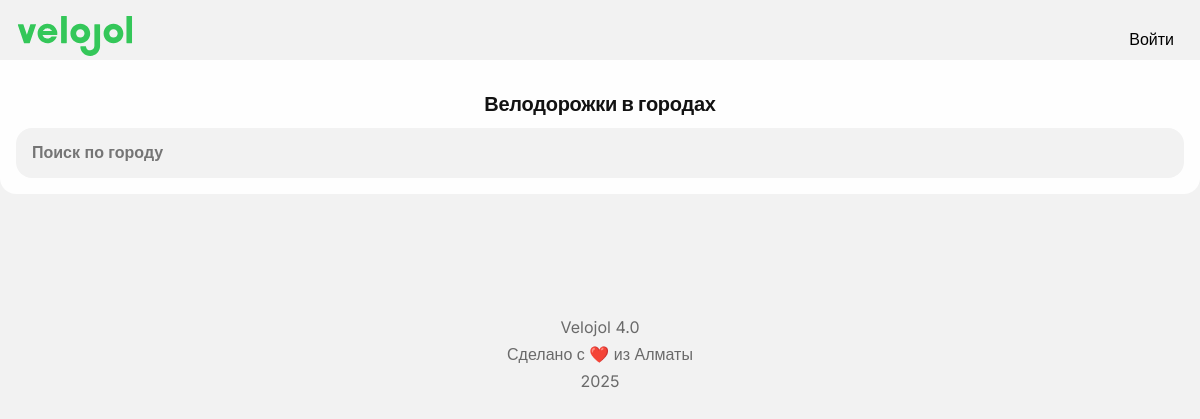
Before: /cities with the older database file.
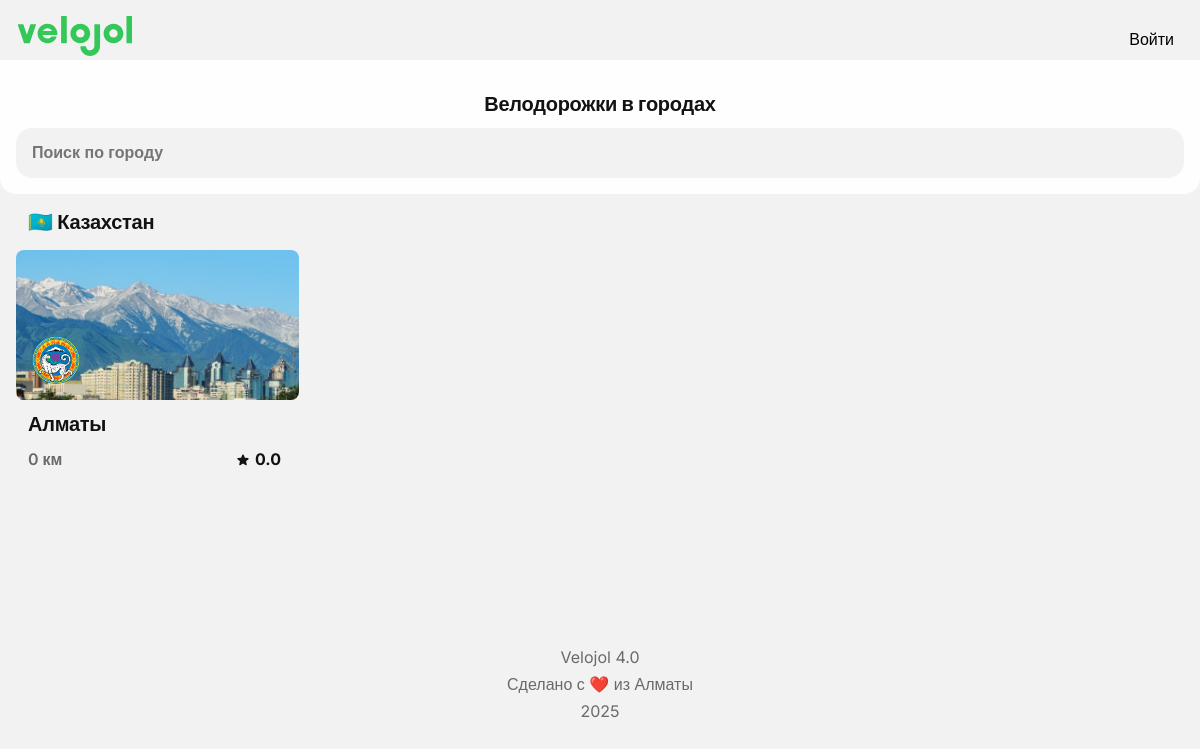
After: the same page with the newer database file.
### app/models/city.py (models this page shows, shortened)
class City(db.Model):
    __tablename__ = 'cities'
    id = db.Column(db.Integer, primary_key=True)
    city_id = db.Column(db.String(50), unique=True, nullable=False)
    name = db.Column(db.String(100), nullable=False)
    country = db.Column(db.String(100), nullable=False)
    distance = db.Column(db.Integer, default=0)  # километры велодорожек (кэш)
    rating = db.Column(db.Float, default=0.0)  # рейтинг города (кэш)
    coords_lat = db.Column(db.Float, nullable=False)
    coords_lng = db.Column(db.Float, nullable=False)
    zoom = db.Column(db.Integer, default=12)
    coat_of_arms = db.Column(db.String(256), nullable=True)
    background_image = db.Column(db.String(256), nullable=True)
    status = db.Column(db.String(20), default='active')
    created_at = db.Column(db.DateTime, default=datetime.utcnow)
    updated_at = db.Column(db.DateTime, default=datetime.utcnow, onupdate=datetime.utcnow)
    bikelanes = db.relationship('BikeLane', backref='city_obj', lazy=True)
    def get_approved_bikelanes(self):
        return [bl for bl in self.bikelanes if bl.status == 'approved']
    def get_total_distance(self):
        total = 0
        for bikelane in self.get_approved_bikelanes():
            length = bikelane.calculate_length()
            if length:
                total += length
        return round(total, 2)
    def get_average_rating(self):
        approved = self.get_approved_bikelanes()
        if not approved:
            return 0.0
        total_quality = sum(bl.quality for bl in approved)
        return round(total_quality / len(approved), 1)

### app/routes/public.py (the view, shortened to what this page needs)
@bp.route('/')
@bp.route('/cities')
def cities():
    search_query = request.args.get('search', '').strip()
    query = City.query.filter_by(status='active')
    cities_list = query.order_by(City.name).all()
    cities_by_country = {}
    for city in cities_list:
        country = city.country
        if country not in cities_by_country:
            cities_by_country[country] = []
        cities_by_country[country].append(city)
    countries_sorted = sorted(cities_by_country.items())
    return render_template('public/cities.html',
                         cities_by_country=countries_sorted,
                         search_query=search_query,
                         total_cities=len(cities_list))

### app/templates/public/cities.html (shortened to what this page needs)
{% extends "base.html" %}
{% block head %}
<link rel="stylesheet" href="{{ url_for('static', filename='css/cities.css') }}">
{% endblock %}
{% block content %}
<div class="cities-header">
        <h3 class="prime100">Велодорожки в городах</h3>
        <input type="text" id="citySearch"
                class="form-input search-input"
                placeholder="Поиск по городу">
</div>
<div class="cities-container">
    {% if cities_by_country %}
        {% for country, cities in cities_by_country %}
        <div class="country-section">
            <h3 class="prime100 country-name">{{ country }}</h3>
            <div class="cities-grid">
                {% for city in cities %}
                <a href="{{ url_for('public.city', city_id=city.city_id) }}" class="city-card">
                    {% if city.coat_of_arms %}
                        <img src="{{ url_for('static', filename=city.coat_of_arms) }}"
                             alt="Герб {{ city.name }}"
                             class="city-coat">
                    {% endif %}
                    {% if city.background_image %}
                    <div class="city-background" style="background-image: url('{{ url_for('static', filename=city.background_image) }}');"></div>
                    {% else %}
                    <div class="city-background city-background-default"></div>
                    {% endif %}
                    <div class="city-content">
                        <h3 class="city-name prime100">{{ city.name }}</h3>
                        <div class="city-stats">
                            <span>
                                <p class="secondary100 fw600">{{ city.get_total_distance() }}</p>
                                <p class="secondary100 fw600">км</p>
                            </span>
                            <span class="badge_s" style="height: 24px;">
                                <img src="{{ url_for('static', filename='img/icon/star.svg') }}" alt="Star" class="icon-small">
                                <p class="fw700 prime100">{{ city.get_average_rating() }}</p>
                            </span>
                        </div>
                    </div>
                </a>
                {% endfor %}
            </div>
        </div>
        {% endfor %}
    {% endif %}
</div>
{% endblock %}

### app/templates/base.html (shortened to what this page needs)
<!DOCTYPE html>
<html lang="ru">
<head>
    <link href='https://api.mapbox.com/mapbox-gl-js/v3.0.1/mapbox-gl.css' rel='stylesheet' />
    <link rel="stylesheet" href="{{ url_for('static', filename='css/reset.css') }}">
    <link rel="stylesheet" href="{{ url_for('static', filename='css/typo.css') }}">
    <link rel="stylesheet" href="{{ url_for('static', filename='css/colors.css') }}">
    <link rel="stylesheet" href="{{ url_for('static', filename='css/main.css') }}">
    <link rel="stylesheet" href="{{ url_for('static', filename='css/button.css') }}">
    <link rel="stylesheet" href="{{ url_for('static', filename='css/flash.css') }}">
    <link rel="stylesheet" href="{{ url_for('static', filename='css/badges.css') }}">
    <link rel="stylesheet" href="{{ url_for('static', filename='css/images.css') }}">
    <link rel="stylesheet" href="{{ url_for('static', filename='css/profile.css') }}">
    <link rel="stylesheet" href="{{ url_for('static', filename='css/modal.css') }}">
    {% block head %}{% endblock %}
</head>
<body>
    {% if not hide_header %}
        {% include 'components/header.html' %}
    {% endif %}
    <div class="container">
        <main>
            {% block content %}{% endblock %}
        </main>
    </div>
    {% include 'components/footer.html' %}
</body>
</html>

### app/templates/components/header.html
<header>
    <a href="{{ url_for('main.index') }}">
        <img src="{{ url_for('static', filename='img/icon/velojol_logo.svg') }}" alt="Velojol">
    </a>
    <span class="hstack gap-s" id="profile">
        {% if current_user.is_authenticated %}
            <a href="{{ url_for('auth.profile') }}" class="button_square_label hstack gap-s aic">
                <img src="{{ current_user.display_avatar }}" alt="Аватар {{ current_user.nickname }}"
                     style="width: 40px; height: 40px; border-radius: 16px; object-fit: cover;">
                <p>Профиль</p>
            </a>
        {% else %}
            <a href="{{ url_for('auth.login') }}" class="button_square_label">Войти</a>
        {% endif %}
    </span>
</header>

### app/templates/components/footer.html
<footer>
    <div class="container gap-s vstack aic">
        <p class="tac secondary100">Velojol 4.0</p>
        <p class="tac secondary100">Сделано с ❤️ из Алматы</p>
        <p class="tac secondary100">2025</p>
    </div>
</footer>

### app/static/css/typo.css (style rules this page uses)
body, textarea { font-family: 'Inter', sans-serif; line-height: 1.6; }
h1, h2, h3, h4, h5, h6 { font-weight: 700; }
.fw600 { font-weight: 600; }
.fw700 { font-weight: 700; }
h3 { font-size: 20px; line-height: 24px; letter-spacing: -0.25px; }
p, input, button, .cell, textarea { font-size: var(--spacer-m); line-height: 120%; }
.tac { text-align: center; }

### app/static/css/colors.css (style rules this page uses)
:root { --bg1: #FEFEFE; --bg3 : #F2F2F2; --bg4 :#E6E6E6; --prime100: #121212; --secondary20:rgba(106, 106, 106, 0.2); --secondary30:rgba(106, 106, 106, 0.3); --secondary40:rgba(106, 106, 106, 0.4); --secondary100:#6A6A6A; --accent80: #D6F3DD; --accent100:#34C759; --accent200:#2AA248; --prime_invert100:#fefefe; }
.prime100 { color: var(--prime100) !important; }
.secondary100 { color: var(--secondary100); }

### app/static/css/main.css (style rules this page uses)
* { box-sizing: border-box; --spacer-xs:4px; --spacer-s:8px; --spacer-sm:12px; --spacer-m: 16px; --spacer-l: 24px; --spacer-xl: 32px; --spacer-xxl:48px; --spacer-xxxl:64px; --spacer-80:80px; --spacer-100: 100px }
body { background-color: var(--bg3); }
header, .page-header { position: absolute; left: 0px; top: 0px; width: 100vw; height: 80px; display: flex; flex-direction: row; align-items: center; justify-content: space-between; border-bottom: 1px solid var(--bg3); padding-left: var(--spacer-m); padding-right: var(--spacer-m); padding: 12px; }
footer { padding-top: var(--spacer-m); padding-bottom: 150px; }
main { padding-top: var(--spacer-100); padding-bottom: var(--spacer-100); }
.icon-small { display: flex; align-items: center; justify-content: center; }
.hstack { display: flex; flex-direction: row; }
.vstack { display: flex; flex-direction: column; }
.aic { align-items: center; }
.gap-s { gap: var(--spacer-s); }
input { width: 100%; height: 50px; border: none; background-color: var(--bg3); padding: var(--spacer-m); color: var(--secondary100); }

### app/static/css/button.css (style rules this page uses)
a { text-decoration: none; }
.button_square_label { display: flex; flex-direction: row; align-items: center; justify-content: center; padding: 16px 14px; height: 48px; color: var(--text-button); text-decoration: none; transition: background-color 0.1s ease; border-radius: var(--spacer-m); width: 100%; }
.search-input { border-radius: var(--spacer-m); font-size: var(--spacer-m); line-height: var(--spacer-l); font-weight: 600; color: var(--secondary100); }

### app/static/css/badges.css (style rules this page uses)
.badge_s { display: flex; flex-direction: row; gap: var(--spacer-xs); min-width: 19px; height: 19px; padding: 2px 6px; align-items: center; border-radius: 1000px; text-align: center; justify-content: center; font-size: 12px !important; line-height: 15px !important; }
.badge_s img { width: 16px; height: 16px; }

### app/static/css/cities.css (style rules this page uses)
.cities-container { padding: var(--spacer-m); margin-top: 70px; }
.cities-header { position: absolute; top: 60px; left: 0px; width: 100%; padding: var(--spacer-m); background-color: var(--bg1); display: flex; flex-direction: column; align-items: center; gap: var(--spacer-sm); padding-top: var(--spacer-xl); border-radius: 0px 0px var(--spacer-m) var(--spacer-m); }
.search-input { flex: 1; }
.country-section { margin-top: var(--spacer-l); margin-bottom: var(--spacer-xl); }
.country-name { margin-left: var(--spacer-sm); margin-bottom: var(--spacer-m); }
.cities-grid { display: grid; grid-template-columns: 1fr 1fr 1fr 1fr; gap: var(--spacer-sm); }
.city-background { width: 100%; height: 150px; background-size: cover; background-position: center; border-radius: var(--spacer-s); }
.city-content { padding: var(--spacer-sm); display: flex; flex-direction: column; gap: var(--spacer-sm); }
.city-coat { width: 48px; height: 48px; object-fit: contain; border-radius: 50%; position: absolute; bottom: 100px; left: 16px; }
.city-stats { display: flex; flex-direction: row; justify-content: space-between; height: var(--spacer-l); align-items: center; }
.city-stats span { display: flex; flex-direction: row; gap: var(--spacer-xs); }

Changed rows visible on the page:
added City: country "🇰🇿 Казахстан", coat_of_arms (picture), background_image (picture), name "Алматы", get_total_distance "0", get_average_rating "0.0"
